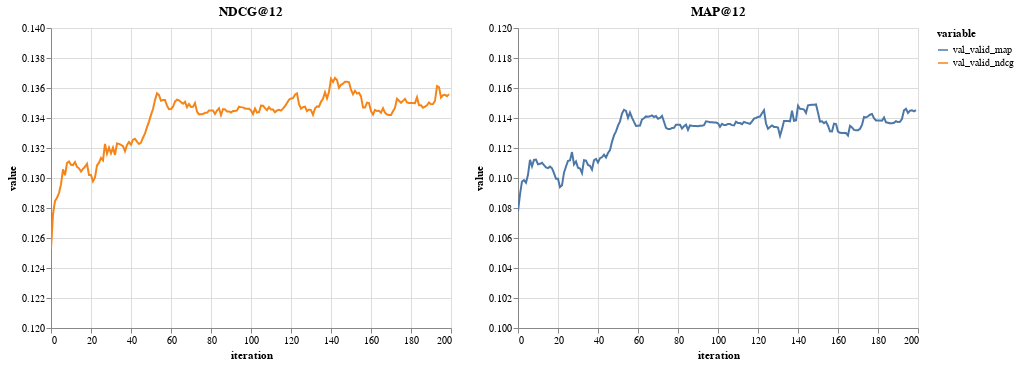

Here is the notebook cell this chart was saved with:
### Markdown cell above
#### Validation

### Code cell
alt_ndcg = (
    alt.Chart(
        df_eval_results[lambda d: d["variable"].isin(["val_valid_ndcg"])],
        title="NDCG@12",
    )
    .mark_line()
    .encode(
        x="iteration",
        y=alt.Y("value", scale=alt.Scale(domain=(0.12, 0.14))),
        color="variable",
    )
).interactive()

alt_map = (
    alt.Chart(
        df_eval_results[lambda d: d["variable"].isin(["val_valid_map"])],
        title="MAP@12",
    )
    .mark_line()
    .encode(
        x="iteration",
        y=alt.Y("value", scale=alt.Scale(domain=(0.10, 0.12))),
        color="variable",
    )
).interactive()

alt_ndcg | alt_map

### Figure 1 — Vega-Lite specification as saved in the notebook (floating-point values rounded to 4 significant figures; data arrays with more than 128 entries replaced by an {"elided": "..."} marker saying what was removed)
{"$schema": "https://vega.github.io/schema/vega-lite/v4.17.0.json", "config": {"view": {"continuousHeight": 300, "continuousWidth": 400}}, "datasets": {"data-36ae6633c810eef1b3305087d7dfa6f3": {"elided": "200 records"}, "data-8bc6338927aed3b7ea28b1627bd44b4e": {"elided": "200 records"}}, "hconcat": [{"data": {"name": "data-36ae6633c810eef1b3305087d7dfa6f3"}, "encoding": {"color": {"field": "variable", "type": "nominal"}, "x": {"field": "iteration", "type": "quantitative"}, "y": {"field": "value", "scale": {"domain": [0.12, 0.14]}, "type": "quantitative"}}, "mark": "line", "selection": {"selector013": {"bind": "scales", "encodings": ["x", "y"], "type": "interval"}}, "title": "NDCG@12"}, {"data": {"name": "data-8bc6338927aed3b7ea28b1627bd44b4e"}, "encoding": {"color": {"field": "variable", "type": "nominal"}, "x": {"field": "iteration", "type": "quantitative"}, "y": {"field": "value", "scale": {"domain": [0.1, 0.12]}, "type": "quantitative"}}, "mark": "line", "selection": {"selector014": {"bind": "scales", "encodings": ["x", "y"], "type": "interval"}}, "title": "MAP@12"}]}
